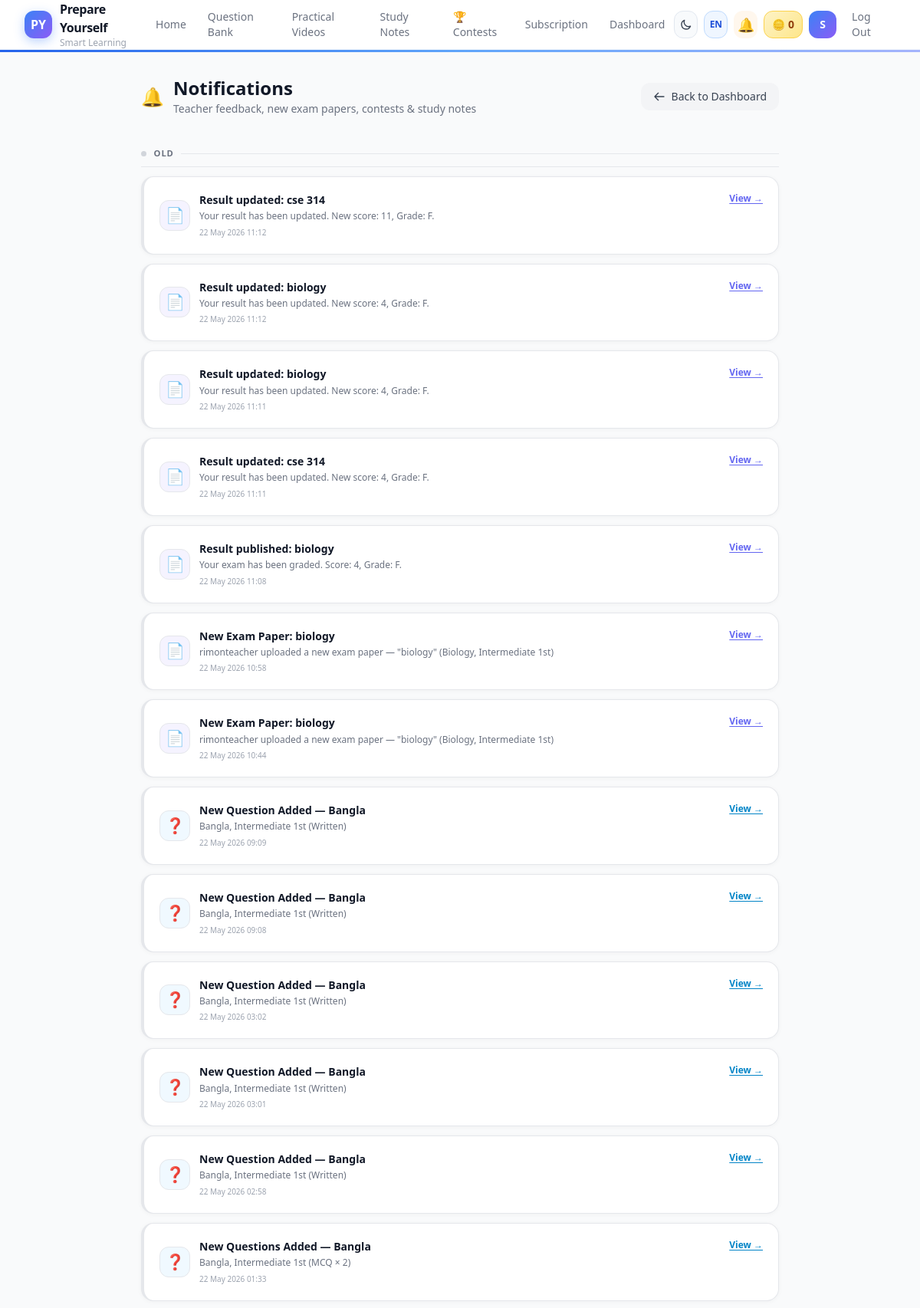
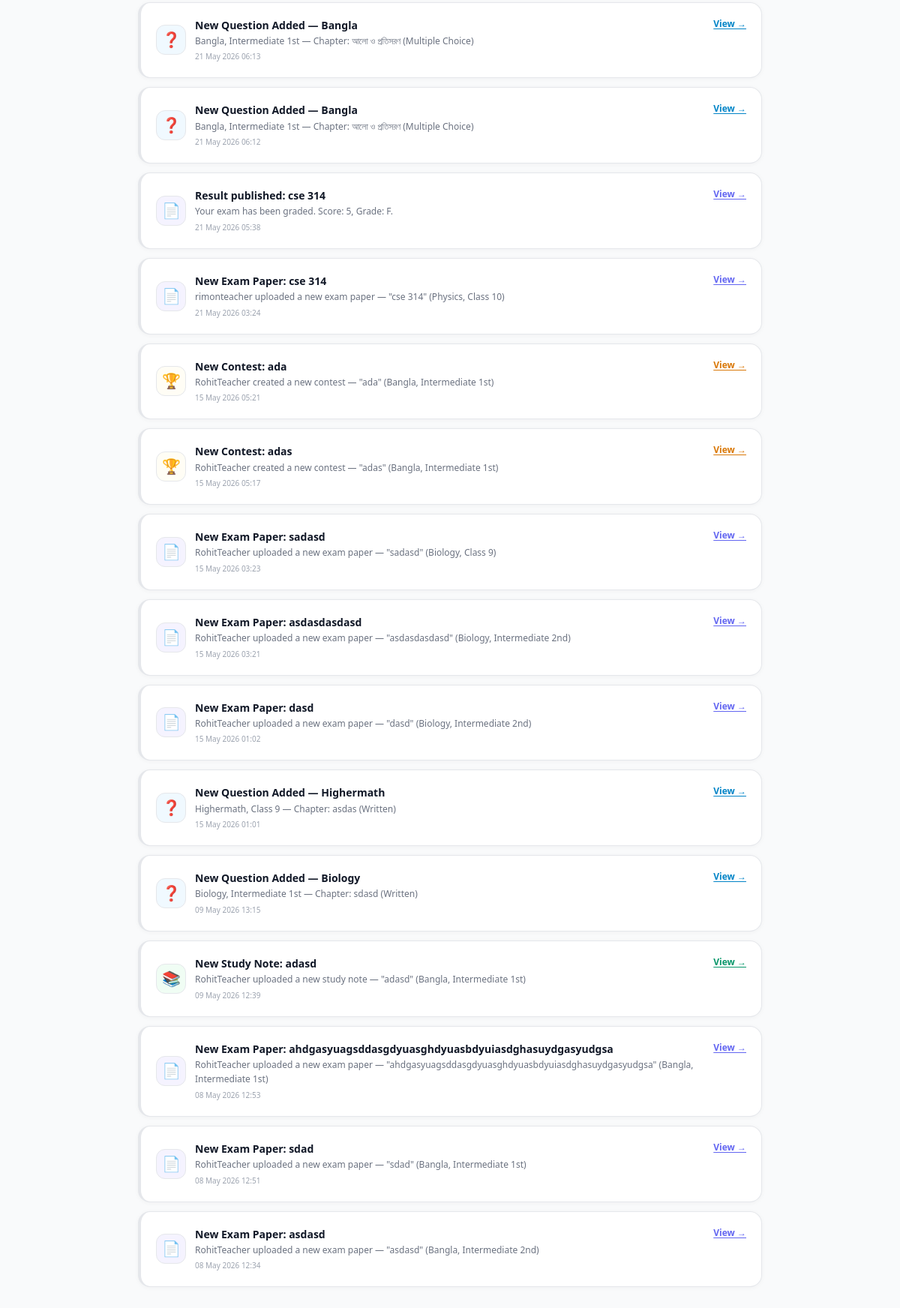
The page /student/notifications/ (signed in) on the database its author committed (2 pictures, top to bottom).
### core/models.py (models this page shows, shortened)
class Notification(models.Model):
    TYPE_CHOICES = [
        ('exam', 'Exam Paper'),
        ('contest', 'Contest'),
        ('note', 'Study Note'),
        ('request', 'Note Request'),
        ('question', 'New Question'),
    ]
    recipient = models.ForeignKey(User, on_delete=models.CASCADE, related_name='notifications')
    notif_type = models.CharField(max_length=10, choices=TYPE_CHOICES)
    title = models.CharField(max_length=300)
    message = models.TextField()
    title_bn = models.CharField(max_length=300, blank=True)
    message_bn = models.TextField(blank=True)
    link = models.CharField(max_length=200, blank=True)
    is_read = models.BooleanField(default=False)
    created_at = models.DateTimeField(auto_now_add=True)
    class Meta:
        ordering = ['-created_at']

### core/views.py (the view)
# urls.py: path('student/notifications/', views.notifications, name='notifications'),
@login_required
def notifications(request):
    from .models import TeacherFeedback, Notification
    feedbacks = TeacherFeedback.objects.filter(
        student=request.user
    ).select_related('teacher', 'progress__question')
    feedbacks.filter(is_read=False).update(is_read=True)
    notifs = Notification.objects.filter(recipient=request.user)
    notifs.filter(is_read=False).update(is_read=True)
    return render(request, 'core/notifications.html', {
        'feedbacks': feedbacks,
        'notifications': notifs,
    })

### core/templatetags/bn_filters.py (called while the page is built)
@register.simple_tag(takes_context=True)
def notif_title(context, notif):
    if context.get('LANG') == 'bn' and notif.title_bn:
        return notif.title_bn
    return notif.title

@register.simple_tag(takes_context=True)
def notif_message(context, notif):
    if context.get('LANG') == 'bn' and notif.message_bn:
        return notif.message_bn
    return notif.message

### templates/core/notifications.html (shortened to what this page needs)
{% extends 'base.html' %}
{% load bn_filters %}
{% block content %}
<div class="notif-top-bar"></div>
<div class="max-w-4xl mx-auto px-4 sm:px-6 lg:px-8 pt-8 pb-2">
    <div class="flex items-center justify-between flex-wrap gap-4">
        <div class="flex items-center gap-3">
            <span class="text-2xl" aria-hidden="true">🔔</span>
            <div>
                <h1 class="text-2xl font-extrabold text-gray-900 leading-tight">Notifications</h1>
                <p class="text-sm text-gray-500 mt-0.5">{% if LANG == 'en' %}Teacher feedback, new exam papers, contests & study notes{% else %}Teacher feedback, নতুন exam paper, contest ও study note{% endif %}</p>
            </div>
        </div>
        <a href="{% url 'dashboard' %}"
           class="inline-flex items-center gap-2 bg-gray-100 hover:bg-gray-200 text-gray-700 rounded-xl px-4 py-2 text-sm font-medium transition">
            <svg class="w-4 h-4" fill="none" stroke="currentColor" viewBox="0 0 24 24">
                <path stroke-linecap="round" stroke-linejoin="round" stroke-width="2" d="M10 19l-7-7m0 0l7-7m-7 7h18"/>
            </svg>
            Back to Dashboard
        </a>
    </div>
</div>
<div class="max-w-4xl mx-auto px-4 sm:px-6 lg:px-8 py-6">
{% if notifications or feedbacks %}
{% for n in notifications %}{% if n.is_read %}
{% if forloop.first %}
<div class="notif-section-header" data-aos="fade-up">
    <span class="section-dot" style="background:#d1d5db;"></span>
    {% if LANG == 'en' %}Old{% else %}পুরনো{% endif %}
    <span class="section-line"></span>
</div>
<div class="space-y-3 mb-6">
{% endif %}
    {% if n.notif_type == 'exam' %}{% with icon="📄" accent="#6366f1" bg="#f5f3ff" border="#e5e7eb" %}
    {% include 'core/_notif_system_card.html' with notif=n icon=icon accent=accent bg=bg border=border unread=False %}
    {% endwith %}
    {% elif n.notif_type == 'contest' %}{% with icon="🏆" accent="#d97706" bg="#fffdf5" border="#e5e7eb" %}
    {% include 'core/_notif_system_card.html' with notif=n icon=icon accent=accent bg=bg border=border unread=False %}
    {% endwith %}
    {% elif n.notif_type == 'request' %}{% with icon="📩" accent="#7c3aed" bg="#faf5ff" border="#e5e7eb" %}
    {% include 'core/_notif_system_card.html' with notif=n icon=icon accent=accent bg=bg border=border unread=False %}
    {% endwith %}
    {% elif n.notif_type == 'question' %}{% with icon="❓" accent="#0284c7" bg="#f0f9ff" border="#e5e7eb" %}
    {% include 'core/_notif_system_card.html' with notif=n icon=icon accent=accent bg=bg border=border unread=False %}
    {% endwith %}
    {% else %}{% with icon="📚" accent="#059669" bg="#f0fdf4" border="#e5e7eb" %}
    {% include 'core/_notif_system_card.html' with notif=n icon=icon accent=accent bg=bg border=border unread=False %}
    {% endwith %}
    {% endif %}
{% if forloop.last %}</div>{% endif %}
{% endif %}{% endfor %}
{% endif %}
</div>
{% endblock %}

### templates/includes/navbar.html (shortened to what this page needs)
{% with url_name=request.resolver_match.url_name %}
<nav id="main-navbar" class="bg-white sticky top-0 z-50" style="border-bottom: 1px solid rgba(241,245,249,0.8);">
    <div class="max-w-7xl mx-auto px-4 sm:px-6 lg:px-8">
        <div class="flex justify-between items-center h-16">
            <a href="{% url 'home' %}" class="flex items-center gap-2.5 group">
                <div class="w-9 h-9 rounded-xl flex items-center justify-center text-white font-bold text-base flex-shrink-0"
                     style="background: linear-gradient(135deg, #3b82f6, #8b5cf6); box-shadow: 0 4px 14px rgba(59,130,246,0.35);">
                    PY
                </div>
                <div class="flex flex-col leading-none">
                    <span class="font-bold text-gray-900 text-base tracking-tight group-hover:text-blue-600 transition-colors duration-200">Prepare Yourself</span>
                    <span class="text-xs text-gray-400 font-medium">{% if LANG == 'en' %}Smart Learning{% else %}স্মার্ট লার্নিং{% endif %}</span>
                </div>
            </a>
            <div class="hidden md:flex items-center gap-1">
                <a href="{% url 'home' %}" class="nav-link {% if url_name == 'home' %}nav-active{% endif %} text-sm px-3 py-2 rounded-lg transition-colors duration-200">{% if LANG == 'en' %}Home{% else %}হোম{% endif %}</a>
                <a href="{% url 'question_bank' %}" class="nav-link {% if url_name == 'question_bank' %}nav-active{% endif %} text-sm px-3 py-2 rounded-lg transition-colors duration-200">{% if LANG == 'en' %}Question Bank{% else %}প্রশ্ন ব্যাংক{% endif %}</a>
                <a href="{% url 'practical_videos' %}" class="nav-link {% if url_name == 'practical_videos' %}nav-active{% endif %} text-sm px-3 py-2 rounded-lg transition-colors duration-200">{% if LANG == 'en' %}Practical Videos{% else %}ভিডিও ক্লাস{% endif %}</a>
                <a href="{% url 'study_notes' %}" class="nav-link {% if url_name == 'study_notes' %}nav-active{% endif %} text-sm px-3 py-2 rounded-lg transition-colors duration-200">{% if LANG == 'en' %}Study Notes{% else %}স্টাডি নোটস{% endif %}</a>
                <a href="{% url 'contest_list' %}" class="nav-link {% if url_name == 'contest_list' %}nav-active{% endif %} text-sm px-3 py-2 rounded-lg transition-colors duration-200">
                    <span class="text-yellow-500">🏆</span> {% if LANG == 'en' %}Contests{% else %}কনটেস্ট{% endif %}
                </a>
                {% if not is_superadmin %}<a href="{% url 'pricing' %}" class="nav-link {% if url_name == 'pricing' %}nav-active{% endif %} text-sm px-3 py-2 rounded-lg transition-colors duration-200">{% if LANG == 'en' %}Subscription{% else %}সাবস্ক্রিপশন{% endif %}</a>{% endif %}
                <a href="{% url 'dashboard' %}" class="nav-link {% if url_name == 'dashboard' %}nav-active{% endif %} text-sm px-3 py-2 rounded-lg transition-colors duration-200">{% if LANG == 'en' %}Dashboard{% else %}ড্যাশবোর্ড{% endif %}</a>
            </div>
            <div class="flex items-center gap-2">
                <div class="hidden md:flex items-center gap-2">
                    <button id="theme-toggle"
                            title="Toggle dark / light mode"
                            class="w-9 h-9 flex items-center justify-center rounded-xl border transition-all duration-200 hover:scale-110 hover:shadow-md select-none"
                            style="background:#f8fafc;border-color:#e2e8f0;color:#374151;">
                        <svg id="theme-icon-moon" class="w-4 h-4" style="display:block" fill="none" stroke="currentColor" viewBox="0 0 24 24">
                            <path stroke-linecap="round" stroke-linejoin="round" stroke-width="2" d="M20.354 15.354A9 9 0 018.646 3.646 9.003 9.003 0 0012 21a9.003 9.003 0 008.354-5.646z"/>
                        </svg>
                    </button>
                    <a href="{% url 'toggle_language' %}"
                       title="{% if LANG == 'en' %}Switch to বাংলা{% else %}Switch to English{% endif %}"
                       class="w-9 h-9 flex items-center justify-center rounded-xl border transition-all duration-200 hover:scale-110 hover:shadow-md font-bold text-xs select-none"
                       style="{% if LANG == 'en' %}background:#eff6ff;border-color:#bfdbfe;color:#1d4ed8;{% else %}background:#fdf4ff;border-color:#e9d5ff;color:#7c3aed;{% endif %}">
                        {% if LANG == 'en' %}EN{% else %}বা{% endif %}
                    </a>
                    {% if request.user.is_authenticated %}
                        {% if is_superadmin %}
                        <a href="{% url 'superadmin_dashboard' %}"
                           title="{% if LANG == 'en' %}Super Admin{% else %}সুপার এডমিন{% endif %}"
                           class="w-9 h-9 flex items-center justify-center rounded-xl bg-purple-50 hover:bg-purple-100 text-purple-600 transition-all duration-200 hover:scale-110 hover:shadow-md text-lg">
                            👑
                        </a>
                        {% else %}
                        <a href="{% url 'notifications' %}"
                           title="{% if LANG == 'en' %}Notifications{% else %}নোটিফিকেশন{% endif %}"
                           class="relative w-9 h-9 flex items-center justify-center rounded-xl bg-orange-50 hover:bg-orange-100 transition-all duration-200 hover:scale-110 hover:shadow-md text-lg">
                            🔔
                        </a>
                        {% endif %}
                        {% if not is_admin and not is_superadmin %}
                        <a href="{% url 'profile_contests' %}"
                           title="PrepCoins balance"
                           class="hidden lg:inline-flex items-center gap-1 px-2.5 h-9 rounded-xl text-sm font-semibold transition-all duration-200 hover:scale-105 hover:shadow-md"
                           style="background: linear-gradient(135deg, #fef3c7, #fde68a); color: #92400e; border: 1px solid #fcd34d;">
                            <span>🪙</span>
                            <span class="coin-balance">{{ coin_balance|default:0 }}</span>
                        </a>
                        {% endif %}
                        <a href="{% url 'profile' %}"
                           title="{% if LANG == 'en' %}My Profile{% else %}আমার প্রোফাইল{% endif %}"
                           class="w-9 h-9 rounded-xl overflow-hidden flex items-center justify-center font-bold text-sm text-white transition-all duration-200 hover:scale-110 hover:shadow-md flex-shrink-0"
                           style="background: linear-gradient(135deg, #3b82f6, #8b5cf6);">
                            {% if request.user.profile.profile_picture %}
                            <img src="{{ request.user.profile.profile_picture.url }}" alt="profile" class="w-full h-full object-cover">
                            {% else %}
                            {{ request.user.username|slice:":1"|upper }}
                            {% endif %}
                        </a>
                        <a href="{% url 'logout' %}" class="text-sm font-medium text-gray-500 hover:text-red-500 px-3 py-2 rounded-lg hover:bg-red-50 transition-all duration-200">{% if LANG == 'en' %}Log Out{% else %}লগ আউট{% endif %}</a>
                    {% endif %}
                </div>
            </div>
        </div>
    </div>
</nav>
{% endwith %}

### templates/core/_notif_system_card.html (shortened to what this page needs)
{% load bn_filters %}
<div class="notif-card {% if unread %}unread{% else %}read-card{% endif %} p-5" data-aos="fade-up" data-aos-delay="{{ forloop.counter0 }}0"
     style="{% if unread %}border-left: 4px solid {{ accent }};background: {{ bg }};{% else %}border-left: 4px solid #e5e7eb;{% endif %}">
    <div class="flex items-start justify-between gap-3">
        <div class="flex items-center gap-3 flex-1 min-w-0">
            <div class="notif-icon-badge w-10 h-10 rounded-xl flex items-center justify-center text-xl flex-shrink-0"
                 style="background: {{ bg }}; border: 1.5px solid {{ border }};">
                {{ icon }}
            </div>
            <div class="min-w-0">
                <p class="font-bold text-sm text-gray-900 leading-snug truncate">{% notif_title notif %}</p>
                <p class="text-xs text-gray-500 mt-0.5 leading-relaxed">{% notif_message notif %}</p>
                <p class="text-[10px] text-gray-400 mt-1">{{ notif.created_at|date:"d M Y H:i" }}</p>
            </div>
        </div>
        <div class="flex flex-col items-end gap-2 flex-shrink-0">
            {% if notif.link %}
            <a href="{{ notif.link }}"
               class="text-xs font-semibold underline underline-offset-2 transition hover:opacity-70"
               style="color: {{ accent }};">{% if LANG == 'bn' %}দেখো →{% else %}View →{% endif %}</a>
            {% endif %}
        </div>
    </div>
</div>

### static/css/styles.css (style rules this page uses)
:root { --blue: #3b82f6; --blue-dark: #2563eb; --purple: #8b5cf6; --purple-dark: #7c3aed; --cyan: #06b6d4; --gradient: linear-gradient(135deg, #3b82f6 0%, #8b5cf6 100%); --shadow-sm: 0 4px 6px -1px rgba(0,0,0,0.07), 0 2px 4px -2px rgba(0,0,0,0.05); --shadow-md: 0 10px 25px -5px rgba(0,0,0,0.1), 0 4px 10px -4px rgba(0,0,0,0.06); --shadow-lg: 0 20px 40px -10px rgba(0,0,0,0.14), 0 8px 16px -6px rgba(0,0,0,0.08); --shadow-glow: 0 8px 32px rgba(59,130,246,0.3); --ease-expo: cubic-bezier(0.16, 1, 0.3, 1); --ease-spring: cubic-bezier(0.34, 1.56, 0.64, 1); --ease-smooth: cubic-bezier(0.4, 0, 0.2, 1); }
html { scroll-behavior: smooth; }
body { background: #f8fafc; font-family: 'Inter', system-ui, -apple-system, BlinkMacSystemFont, 'Segoe UI', sans-serif; -webkit-font-smoothing: antialiased; -moz-osx-font-smoothing: grayscale; overflow-x: hidden; }
#main-navbar { background: white; transition: background 0.3s ease, box-shadow 0.3s ease, border-color 0.3s ease; }
.nav-link { position: relative; font-weight: 500; color: #6b7280; transition: color 0.2s; }
.nav-link::after { content: ''; position: absolute; bottom: -4px; left: 50%; transform: translateX(-50%); height: 2px; width: 0; background: linear-gradient(90deg, #3b82f6, #8b5cf6); border-radius: 2px; transition: width 0.25s cubic-bezier(0.16, 1, 0.3, 1); }

### templates/base.html (style rules this page uses)
:root { color-scheme: light; }

### templates/core/notifications.html (style rules this page uses)
.notif-top-bar { height: 3px; background: linear-gradient(90deg, #2563eb 0%, #60a5fa 50%, #a5b4fc 100%); width: 100%; }
.notif-section-header { position: sticky; top: 0; z-index: 10; background: #f9fafb; padding: 0.5rem 0; font-size: 0.7rem; font-weight: 800; text-transform: uppercase; letter-spacing: 0.08em; color: #6b7280; display: flex; align-items: center; gap: 0.6rem; border-bottom: 1px solid #e5e7eb; margin-bottom: 0.75rem; }
.notif-section-header .section-dot { width: 7px; height: 7px; border-radius: 50%; flex-shrink: 0; }
.notif-section-header .section-line { flex: 1; height: 1px; background: #e5e7eb; }
.notif-card { background: #fff; border: 1px solid #e5e7eb; border-radius: 1rem; box-shadow: 0 1px 6px rgba(0,0,0,0.04); transition: box-shadow .25s ease, transform .25s ease; }
.notif-card.read-card { border-left: 4px solid #e5e7eb; }

### rows shown on the page
Notification: shows "OLD", icon "📄", title "Result updated: cse 314", message "Your result has been updated. New score: 11, Grade: F.", created_at "22 May 2026 11:12"
Notification: icon "📄", title "Result updated: biology", message "Your result has been updated. New score: 4, Grade: F.", created_at "22 May 2026 11:12"
Notification: icon "📄", title "Result updated: biology", message "Your result has been updated. New score: 4, Grade: F.", created_at "22 May 2026 11:11"
Notification: icon "📄", title "Result updated: cse 314", message "Your result has been updated. New score: 4, Grade: F.", created_at "22 May 2026 11:11"
Notification: icon "📄", title "Result published: biology", message "Your exam has been graded. Score: 4, Grade: F.", created_at "22 May 2026 11:08"
Notification: icon "📄", title "New Exam Paper: biology", message "rimonteacher uploaded a new exam paper — \"biology\" (Biology, Intermediate 1st)", created_at "22 May 2026 10:58"
Notification: icon "📄", title "New Exam Paper: biology", message "rimonteacher uploaded a new exam paper — \"biology\" (Biology, Intermediate 1st)", created_at "22 May 2026 10:44"
Notification: icon "❓", title "New Question Added — Bangla", message "Bangla, Intermediate 1st (Written)", created_at "22 May 2026 09:09"
Notification: icon "❓", title "New Question Added — Bangla", message "Bangla, Intermediate 1st (Written)", created_at "22 May 2026 09:08"
Notification: icon "❓", title "New Question Added — Bangla", message "Bangla, Intermediate 1st (Written)", created_at "22 May 2026 03:02"
Notification: icon "❓", title "New Question Added — Bangla", message "Bangla, Intermediate 1st (Written)", created_at "22 May 2026 03:01"
Notification: icon "❓", title "New Question Added — Bangla", message "Bangla, Intermediate 1st (Written)", created_at "22 May 2026 02:58"
Notification: icon "❓", title "New Questions Added — Bangla", message "Bangla, Intermediate 1st (MCQ × 2)", created_at "22 May 2026 01:33"
Notification: icon "❓", title "New Question Added — Bangla", message "Bangla, Intermediate 1st — Chapter: আলো ও প্রতিসরণ (Multiple Choice)", created_at "21 May 2026 06:13"
Notification: icon "❓", title "New Question Added — Bangla", message "Bangla, Intermediate 1st — Chapter: আলো ও প্রতিসরণ (Multiple Choice)", created_at "21 May 2026 06:12"
Notification: icon "📄", title "Result published: cse 314", message "Your exam has been graded. Score: 5, Grade: F.", created_at "21 May 2026 05:38"
Notification: icon "📄", title "New Exam Paper: cse 314", message "rimonteacher uploaded a new exam paper — \"cse 314\" (Physics, Class 10)", created_at "21 May 2026 03:24"
Notification: icon "🏆", title "New Contest: ada", message "RohitTeacher created a new contest — \"ada\" (Bangla, Intermediate 1st)", created_at "15 May 2026 05:21"
Notification: icon "🏆", title "New Contest: adas", message "RohitTeacher created a new contest — \"adas\" (Bangla, Intermediate 1st)", created_at "15 May 2026 05:17"
Notification: icon "📄", title "New Exam Paper: sadasd", message "RohitTeacher uploaded a new exam paper — \"sadasd\" (Biology, Class 9)", created_at "15 May 2026 03:23"
Notification: icon "📄", title "New Exam Paper: asdasdasdasd", message "RohitTeacher uploaded a new exam paper — \"asdasdasdasd\" (Biology, Intermediate 2nd)", created_at "15 May 2026 03:21"
Notification: icon "📄", title "New Exam Paper: dasd", message "RohitTeacher uploaded a new exam paper — \"dasd\" (Biology, Intermediate 2nd)", created_at "15 May 2026 01:02"
Notification: icon "❓", title "New Question Added — Highermath", message "Highermath, Class 9 — Chapter: asdas (Written)", created_at "15 May 2026 01:01"
Notification: icon "❓", title "New Question Added — Biology", message "Biology, Intermediate 1st — Chapter: sdasd (Written)", created_at "09 May 2026 13:15"
Notification: icon "📚", title "New Study Note: adasd", message "RohitTeacher uploaded a new study note — \"adasd\" (Bangla, Intermediate 1st)", created_at "09 May 2026 12:39"
Notification: icon "📄", title "New Exam Paper: ahdgasyuagsddasgdyuasghdyuasbdyuiasdghasuydgasyudgsa", message "RohitTeacher uploaded a new exam paper — \"ahdgasyuagsddasgdyuasghdyuasbdyuiasdghasuydgasyudgsa\" (Bangla, Intermediate 1st)", created_at "08 May 2026 12:53"
Notification: icon "📄", title "New Exam Paper: sdad", message "RohitTeacher uploaded a new exam paper — \"sdad\" (Bangla, Intermediate 1st)", created_at "08 May 2026 12:51"
Notification: icon "📄", title "New Exam Paper: asdasd", message "RohitTeacher uploaded a new exam paper — \"asdasd\" (Bangla, Intermediate 2nd)", created_at "08 May 2026 12:34"

### other values the page prints
{{ coin_balance|default:0 }} "0"
{{ request.user.username|slice:":1"|upper }} "S"
